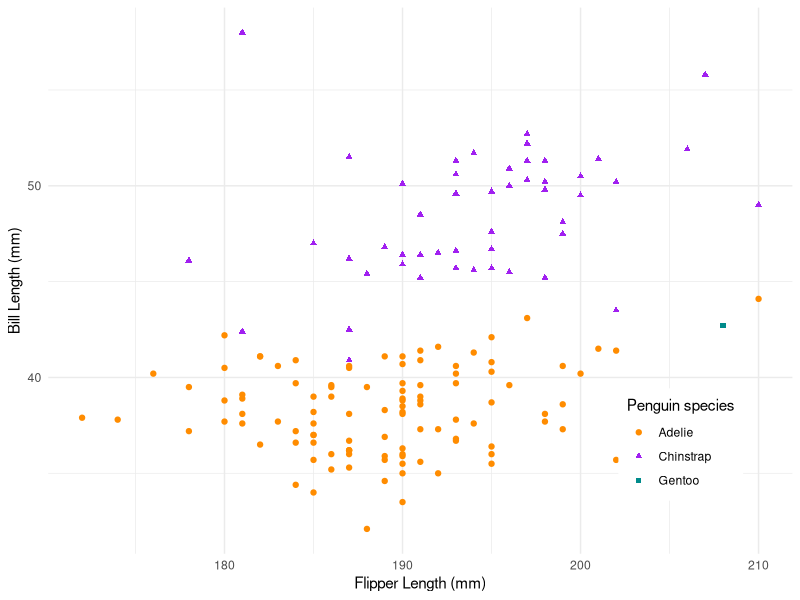

Write the R code that produced this figure.
# load packages ---- 
library(palmerpenguins)
library(tidyverse)

# filter penguins df for obs where body mass is >= 3000 & <= 4000 ----
body_mass_df <- penguins %>% 
  filter(body_mass_g %in% c(3000:4000))


# create scatterplot ----
ggplot(na.omit(body_mass_df),
       aes(x = flipper_length_mm, y = bill_length_mm,
           color = species, shape = species)) +
  geom_point() +
  scale_color_manual(values = c("darkorange", "purple", "cyan4")) +
  scale_shape_manual(values = c(19, 17, 15)) +
  labs(x = "Flipper Length (mm)", y = "Bill Length (mm)", color = "Penguin species",
       shape = "Penguin species") +
  theme_minimal() +
  theme(legend.position = c(0.85, 0.2),
        legend.background = element_rect(color = "white"))

